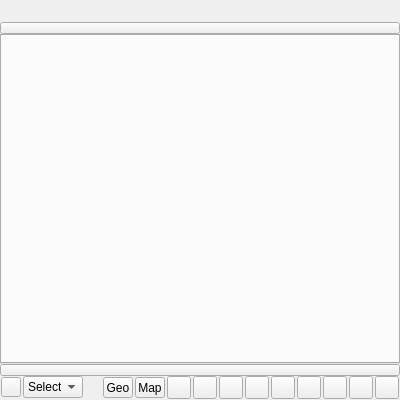
<?xml version="1.0" encoding="UTF-8"?>
<ui version="4.0">
 <class>LocusPickerWindow</class>
 <widget class="QMainWindow" name="LocusPickerWindow">
  <property name="geometry">
   <rect>
    <x>0</x>
    <y>0</y>
    <width>400</width>
    <height>400</height>
   </rect>
  </property>
  <property name="minimumSize">
   <size>
    <width>120</width>
    <height>120</height>
   </size>
  </property>
  <property name="windowTitle">
   <string>LOCUS Picker Master UI</string>
  </property>
  <property name="styleSheet">
   <string notr="true">/*QToolBar::separator {	width: 1px; }*/
QToolBar { padding: 1px; }
QTootip { padding: 0px; }
</string>
  </property>
  <widget class="QWidget" name="centralwidget">
   <property name="sizePolicy">
    <sizepolicy hsizetype="Ignored" vsizetype="Ignored">
     <horstretch>0</horstretch>
     <verstretch>0</verstretch>
    </sizepolicy>
   </property>
   <layout class="QVBoxLayout" name="verticalLayout">
    <property name="margin">
     <number>0</number>
    </property>
    <item>
     <widget class="QStackedWidget" name="stackedWidget">
      <property name="currentIndex">
       <number>0</number>
      </property>
      <widget class="QWidget" name="mainPage">
       <layout class="QVBoxLayout" name="mainPage_layout">
        <property name="spacing">
         <number>0</number>
        </property>
        <property name="margin">
         <number>0</number>
        </property>
        <item>
         <widget class="QToolBar" name="upperToolBar">
          <property name="contextMenuPolicy">
           <enum>Qt::PreventContextMenu</enum>
          </property>
          <property name="windowTitle">
           <string>upperToolBar</string>
          </property>
          <property name="movable">
           <bool>false</bool>
          </property>
          <property name="allowedAreas">
           <set>Qt::TopToolBarArea</set>
          </property>
          <property name="iconSize">
           <size>
            <width>16</width>
            <height>16</height>
           </size>
          </property>
          <property name="floatable">
           <bool>false</bool>
          </property>
         </widget>
        </item>
        <item>
         <widget class="QToolBar" name="lowerToolBar">
          <property name="contextMenuPolicy">
           <enum>Qt::PreventContextMenu</enum>
          </property>
          <property name="windowTitle">
           <string>lowerToolBar</string>
          </property>
          <property name="movable">
           <bool>false</bool>
          </property>
          <property name="allowedAreas">
           <set>Qt::TopToolBarArea</set>
          </property>
          <property name="iconSize">
           <size>
            <width>32</width>
            <height>32</height>
           </size>
          </property>
          <property name="floatable">
           <bool>false</bool>
          </property>
         </widget>
        </item>
        <item>
         <layout class="QHBoxLayout" name="topMenuToggle_layout">
          <property name="margin">
           <number>0</number>
          </property>
          <item>
           <widget class="QToolButton" name="topMenuToggleButton">
            <property name="sizePolicy">
             <sizepolicy hsizetype="Expanding" vsizetype="Fixed">
              <horstretch>0</horstretch>
              <verstretch>0</verstretch>
             </sizepolicy>
            </property>
            <property name="minimumSize">
             <size>
              <width>0</width>
              <height>12</height>
             </size>
            </property>
            <property name="maximumSize">
             <size>
              <width>16777215</width>
              <height>12</height>
             </size>
            </property>
            <property name="focusPolicy">
             <enum>Qt::NoFocus</enum>
            </property>
            <property name="toolTip">
             <string>Toggle Upper Menu:
To show or hide upper menu, click it.</string>
            </property>
            <property name="iconSize">
             <size>
              <width>8</width>
              <height>8</height>
             </size>
            </property>
            <property name="toolButtonStyle">
             <enum>Qt::ToolButtonIconOnly</enum>
            </property>
           </widget>
          </item>
         </layout>
        </item>
        <item>
         <widget class="QWidget" name="tabContainWidget" native="true">
          <layout class="QVBoxLayout" name="tabContainLayout">
           <property name="spacing">
            <number>0</number>
           </property>
           <property name="margin">
            <number>0</number>
           </property>
           <item>
            <widget class="QTabWidget" name="tabWidget">
             <property name="acceptDrops">
              <bool>true</bool>
             </property>
            </widget>
           </item>
          </layout>
         </widget>
        </item>
        <item>
         <layout class="QHBoxLayout" name="bottomMenuToggle_layout">
          <property name="margin">
           <number>0</number>
          </property>
          <item>
           <widget class="QToolButton" name="bottomMenuToggleButton">
            <property name="sizePolicy">
             <sizepolicy hsizetype="Expanding" vsizetype="Fixed">
              <horstretch>0</horstretch>
              <verstretch>0</verstretch>
             </sizepolicy>
            </property>
            <property name="minimumSize">
             <size>
              <width>0</width>
              <height>12</height>
             </size>
            </property>
            <property name="maximumSize">
             <size>
              <width>16777215</width>
              <height>12</height>
             </size>
            </property>
            <property name="focusPolicy">
             <enum>Qt::NoFocus</enum>
            </property>
            <property name="toolTip">
             <string>Toggle Lower Menu:
To show or hide lower menu, click it.</string>
            </property>
           </widget>
          </item>
         </layout>
        </item>
        <item>
         <widget class="QWidget" name="bottomMenuWidget" native="true">
          <layout class="QHBoxLayout" name="bottomMenuLayout">
           <property name="spacing">
            <number>2</number>
           </property>
           <property name="leftMargin">
            <number>1</number>
           </property>
           <property name="topMargin">
            <number>0</number>
           </property>
           <property name="rightMargin">
            <number>1</number>
           </property>
           <property name="bottomMargin">
            <number>1</number>
           </property>
           <item>
            <widget class="QPushButton" name="colorButton">
             <property name="minimumSize">
              <size>
               <width>20</width>
               <height>20</height>
              </size>
             </property>
             <property name="maximumSize">
              <size>
               <width>20</width>
               <height>20</height>
              </size>
             </property>
             <property name="toolTip">
              <string>To create a new button, drag and drop onto map. 
To create multi buttons horizontally, hold Alt and drag. 
To create multi buttons vertically, hold Ctrl and drag.
To create multi buttons by a captured view from the camera, hold Ctrl+Alt and drag.
-------------------------------------------------------------------------
To change Color, click this.
If click with holding Ctrl, you can use predefined palette.</string>
             </property>
            </widget>
           </item>
           <item>
            <widget class="QComboBox" name="commandTypeComboBox">
             <property name="minimumSize">
              <size>
               <width>60</width>
               <height>0</height>
              </size>
             </property>
             <property name="maximumSize">
              <size>
               <width>60</width>
               <height>16777215</height>
              </size>
             </property>
             <property name="toolTip">
              <string>Select a designated command</string>
             </property>
             <item>
              <property name="text">
               <string>Select</string>
              </property>
             </item>
             <item>
              <property name="text">
               <string>Reset</string>
              </property>
             </item>
             <item>
              <property name="text">
               <string>Key</string>
              </property>
             </item>
             <item>
              <property name="text">
               <string>Toggle</string>
              </property>
             </item>
             <item>
              <property name="text">
               <string>Range</string>
              </property>
             </item>
             <item>
              <property name="text">
               <string>Pose</string>
              </property>
             </item>
            </widget>
           </item>
           <item>
            <spacer name="horizontalSpacer_3">
             <property name="orientation">
              <enum>Qt::Horizontal</enum>
             </property>
             <property name="sizeHint" stdset="0">
              <size>
               <width>40</width>
               <height>20</height>
              </size>
             </property>
            </spacer>
           </item>
           <item>
            <widget class="QToolButton" name="geo_toolButton">
             <property name="minimumSize">
              <size>
               <width>30</width>
               <height>0</height>
              </size>
             </property>
             <property name="maximumSize">
              <size>
               <width>30</width>
               <height>16777215</height>
              </size>
             </property>
             <property name="focusPolicy">
              <enum>Qt::NoFocus</enum>
             </property>
             <property name="toolTip">
              <string>Map to Geo:
To convert current map to geo, click.</string>
             </property>
             <property name="text">
              <string>Geo</string>
             </property>
            </widget>
           </item>
           <item>
            <widget class="QToolButton" name="map_toolButton">
             <property name="minimumSize">
              <size>
               <width>30</width>
               <height>0</height>
              </size>
             </property>
             <property name="maximumSize">
              <size>
               <width>30</width>
               <height>16777215</height>
              </size>
             </property>
             <property name="focusPolicy">
              <enum>Qt::NoFocus</enum>
             </property>
             <property name="toolTip">
              <string>Geo to Map:
To transfer geo buttons to map, click.</string>
             </property>
             <property name="text">
              <string>Map</string>
             </property>
            </widget>
           </item>
           <item>
            <widget class="QToolButton" name="bringFront_Button">
             <property name="focusPolicy">
              <enum>Qt::NoFocus</enum>
             </property>
             <property name="toolTip">
              <string>Bring selected buttons to front</string>
             </property>
             <property name="icon">
              <iconset resource="resources.qrc">
               <normaloff>:/bringFront</normaloff>:/bringFront</iconset>
             </property>
            </widget>
           </item>
           <item>
            <widget class="QToolButton" name="bringToForward_Button">
             <property name="focusPolicy">
              <enum>Qt::NoFocus</enum>
             </property>
             <property name="toolTip">
              <string>Bring selected buttons forward</string>
             </property>
             <property name="icon">
              <iconset resource="resources.qrc">
               <normaloff>:/bringForward</normaloff>:/bringForward</iconset>
             </property>
            </widget>
           </item>
           <item>
            <widget class="QToolButton" name="sendToBackward_Button">
             <property name="focusPolicy">
              <enum>Qt::NoFocus</enum>
             </property>
             <property name="toolTip">
              <string>Send selected buttons backward</string>
             </property>
             <property name="icon">
              <iconset resource="resources.qrc">
               <normaloff>:/sendBackward</normaloff>:/sendBackward</iconset>
             </property>
            </widget>
           </item>
           <item>
            <widget class="QToolButton" name="sendBack_Button">
             <property name="focusPolicy">
              <enum>Qt::NoFocus</enum>
             </property>
             <property name="toolTip">
              <string>Send selected buttons to back</string>
             </property>
             <property name="icon">
              <iconset resource="resources.qrc">
               <normaloff>:/sendBack</normaloff>:/sendBack</iconset>
             </property>
            </widget>
           </item>
           <item>
            <widget class="QToolButton" name="alignHorizontal_Button">
             <property name="focusPolicy">
              <enum>Qt::NoFocus</enum>
             </property>
             <property name="toolTip">
              <string>Align Horizontal:
To align items horizontally, select items and click.</string>
             </property>
             <property name="icon">
              <iconset resource="resources.qrc">
               <normaloff>:/alignVCenter</normaloff>:/alignVCenter</iconset>
             </property>
            </widget>
           </item>
           <item>
            <widget class="QToolButton" name="alignVertical_Button">
             <property name="focusPolicy">
              <enum>Qt::NoFocus</enum>
             </property>
             <property name="toolTip">
              <string>Align Vertical:
To align items vertically, select items and click.</string>
             </property>
             <property name="icon">
              <iconset resource="resources.qrc">
               <normaloff>:/alignHCenter</normaloff>:/alignHCenter</iconset>
             </property>
            </widget>
           </item>
           <item>
            <widget class="QToolButton" name="averageGapX_Button">
             <property name="focusPolicy">
              <enum>Qt::NoFocus</enum>
             </property>
             <property name="toolTip">
              <string>Average Gap Horizontal:
To locate items with equal horizontal space, select geo buttons and click.</string>
             </property>
             <property name="icon">
              <iconset resource="resources.qrc">
               <normaloff>:/avgGapX</normaloff>:/avgGapX</iconset>
             </property>
            </widget>
           </item>
           <item>
            <widget class="QToolButton" name="averageGapY_Button">
             <property name="focusPolicy">
              <enum>Qt::NoFocus</enum>
             </property>
             <property name="toolTip">
              <string>Average Gap Vertical:
To locate items with equal vertical space, select geo buttons and click.</string>
             </property>
             <property name="icon">
              <iconset resource="resources.qrc">
               <normaloff>:/avgGapY</normaloff>:/avgGapY</iconset>
             </property>
            </widget>
           </item>
           <item>
            <widget class="QToolButton" name="toolBox_button">
             <property name="focusPolicy">
              <enum>Qt::NoFocus</enum>
             </property>
             <property name="toolTip">
              <string>Click to show tools dialog.
This would give more options to manage.</string>
             </property>
             <property name="icon">
              <iconset resource="resources.qrc">
               <normaloff>:/tool</normaloff>:/tool</iconset>
             </property>
            </widget>
           </item>
          </layout>
         </widget>
        </item>
       </layout>
      </widget>
      <widget class="QWidget" name="initPage">
       <layout class="QVBoxLayout" name="initPage_layout">
        <property name="spacing">
         <number>2</number>
        </property>
        <property name="margin">
         <number>2</number>
        </property>
        <item>
         <layout class="QHBoxLayout" name="horizontalLayout">
          <property name="spacing">
           <number>0</number>
          </property>
          <property name="margin">
           <number>0</number>
          </property>
          <item>
           <widget class="QToolButton" name="info_button">
            <property name="icon">
             <iconset resource="resources.qrc">
              <normaloff>:/infoDocu</normaloff>:/infoDocu</iconset>
            </property>
            <property name="autoRaise">
             <bool>true</bool>
            </property>
           </widget>
          </item>
          <item>
           <widget class="QLabel" name="label">
            <property name="font">
             <font>
              <italic>true</italic>
             </font>
            </property>
            <property name="text">
             <string>To view help, hover the mouse over</string>
            </property>
            <property name="alignment">
             <set>Qt::AlignCenter</set>
            </property>
           </widget>
          </item>
         </layout>
        </item>
        <item>
         <widget class="QLabel" name="type_label">
          <property name="minimumSize">
           <size>
            <width>0</width>
            <height>40</height>
           </size>
          </property>
          <property name="maximumSize">
           <size>
            <width>16777215</width>
            <height>40</height>
           </size>
          </property>
          <property name="font">
           <font>
            <weight>75</weight>
            <bold>true</bold>
           </font>
          </property>
          <property name="styleSheet">
           <string notr="true">background-color: #111;</string>
          </property>
          <property name="text">
           <string>---- CREATE NEW MAP ----</string>
          </property>
          <property name="alignment">
           <set>Qt::AlignCenter</set>
          </property>
         </widget>
        </item>
        <item>
         <widget class="QWidget" name="name_widget" native="true">
          <property name="toolTip">
           <string>To create a new map,
1. Type in a group name in the 1st field,
2. Type in a map name in the 2nd field, such as &quot;Body&quot; or &quot;Facial&quot;.</string>
          </property>
          <layout class="QGridLayout" name="name_layout">
           <property name="leftMargin">
            <number>6</number>
           </property>
           <property name="topMargin">
            <number>3</number>
           </property>
           <property name="rightMargin">
            <number>6</number>
           </property>
           <property name="bottomMargin">
            <number>3</number>
           </property>
           <property name="horizontalSpacing">
            <number>6</number>
           </property>
           <property name="verticalSpacing">
            <number>3</number>
           </property>
           <item row="1" column="0">
            <widget class="QLabel" name="label_3">
             <property name="text">
              <string>Map Name :</string>
             </property>
             <property name="alignment">
              <set>Qt::AlignRight|Qt::AlignTrailing|Qt::AlignVCenter</set>
             </property>
            </widget>
           </item>
           <item row="0" column="1">
            <widget class="QLineEdit" name="characterName_lineEdit"/>
           </item>
           <item row="0" column="0">
            <widget class="QLabel" name="label_2">
             <property name="text">
              <string>Group Name :</string>
             </property>
             <property name="alignment">
              <set>Qt::AlignRight|Qt::AlignTrailing|Qt::AlignVCenter</set>
             </property>
            </widget>
           </item>
           <item row="1" column="1">
            <widget class="QLineEdit" name="subSetName_lineEdit"/>
           </item>
          </layout>
         </widget>
        </item>
        <item>
         <widget class="QWidget" name="BGoption_widget" native="true">
          <property name="toolTip">
           <string>Select a button to set image or color only to background.
To use a background image,
1. Check on &quot;Use BG image&quot;,
2. To select an image file, click on icon or type the path in.</string>
          </property>
          <layout class="QHBoxLayout" name="BGoption_layout">
           <property name="leftMargin">
            <number>18</number>
           </property>
           <property name="topMargin">
            <number>1</number>
           </property>
           <property name="rightMargin">
            <number>1</number>
           </property>
           <property name="bottomMargin">
            <number>1</number>
           </property>
           <item>
            <widget class="QRadioButton" name="useBGimage_radioButton">
             <property name="text">
              <string>Use BG image</string>
             </property>
            </widget>
           </item>
           <item>
            <widget class="QRadioButton" name="BGcolorOnly_radioButton">
             <property name="text">
              <string>BG color only</string>
             </property>
             <property name="checked">
              <bool>true</bool>
             </property>
            </widget>
           </item>
           <item>
            <spacer name="horizontalSpacer">
             <property name="orientation">
              <enum>Qt::Horizontal</enum>
             </property>
             <property name="sizeHint" stdset="0">
              <size>
               <width>40</width>
               <height>20</height>
              </size>
             </property>
            </spacer>
           </item>
          </layout>
         </widget>
        </item>
        <item>
         <widget class="QWidget" name="bgColorWidget" native="true">
          <property name="toolTip">
           <string>To change background color, click on the color swatch.
Or you can move the slider to change &quot;value&quot; of the color.</string>
          </property>
          <layout class="QHBoxLayout" name="bgColor_layout">
           <property name="spacing">
            <number>2</number>
           </property>
           <property name="leftMargin">
            <number>28</number>
           </property>
           <property name="topMargin">
            <number>0</number>
           </property>
           <property name="rightMargin">
            <number>0</number>
           </property>
           <property name="bottomMargin">
            <number>0</number>
           </property>
           <item>
            <widget class="QLabel" name="label_4">
             <property name="text">
              <string>BG Color</string>
             </property>
            </widget>
           </item>
           <item>
            <widget class="QPushButton" name="bgColor_button">
             <property name="minimumSize">
              <size>
               <width>20</width>
               <height>20</height>
              </size>
             </property>
             <property name="maximumSize">
              <size>
               <width>20</width>
               <height>20</height>
              </size>
             </property>
            </widget>
           </item>
           <item>
            <widget class="QSlider" name="bgColorValue_slider">
             <property name="maximum">
              <number>255</number>
             </property>
             <property name="value">
              <number>255</number>
             </property>
             <property name="orientation">
              <enum>Qt::Horizontal</enum>
             </property>
            </widget>
           </item>
          </layout>
         </widget>
        </item>
        <item>
         <widget class="QWidget" name="bgImageWidget" native="true">
          <property name="enabled">
           <bool>false</bool>
          </property>
          <layout class="QHBoxLayout" name="bgImage_layout">
           <property name="spacing">
            <number>2</number>
           </property>
           <property name="leftMargin">
            <number>28</number>
           </property>
           <property name="topMargin">
            <number>0</number>
           </property>
           <property name="rightMargin">
            <number>0</number>
           </property>
           <property name="bottomMargin">
            <number>0</number>
           </property>
           <item>
            <widget class="QLabel" name="label_5">
             <property name="text">
              <string>BG Image</string>
             </property>
            </widget>
           </item>
           <item>
            <widget class="QLineEdit" name="bgImagePath_lineEdit"/>
           </item>
           <item>
            <widget class="QToolButton" name="bgImagePathBrowse_button">
             <property name="minimumSize">
              <size>
               <width>20</width>
               <height>20</height>
              </size>
             </property>
             <property name="maximumSize">
              <size>
               <width>20</width>
               <height>20</height>
              </size>
             </property>
             <property name="icon">
              <iconset resource="resources.qrc">
               <normaloff>:/open</normaloff>
               <disabledoff>:/open_disabled</disabledoff>:/open</iconset>
             </property>
             <property name="autoRaise">
              <bool>true</bool>
             </property>
            </widget>
           </item>
           <item>
            <widget class="QToolButton" name="bgSnapshot_button">
             <property name="minimumSize">
              <size>
               <width>20</width>
               <height>20</height>
              </size>
             </property>
             <property name="maximumSize">
              <size>
               <width>20</width>
               <height>20</height>
              </size>
             </property>
             <property name="autoRaise">
              <bool>true</bool>
             </property>
            </widget>
           </item>
          </layout>
         </widget>
        </item>
        <item>
         <widget class="QWidget" name="mapSize_widget" native="true">
          <property name="toolTip">
           <string>To set map size, type value in width or height field.</string>
          </property>
          <layout class="QHBoxLayout" name="mapSize_layout">
           <property name="spacing">
            <number>2</number>
           </property>
           <property name="leftMargin">
            <number>28</number>
           </property>
           <property name="topMargin">
            <number>0</number>
           </property>
           <property name="rightMargin">
            <number>0</number>
           </property>
           <property name="bottomMargin">
            <number>0</number>
           </property>
           <item>
            <widget class="QLabel" name="label_6">
             <property name="text">
              <string>Map Size</string>
             </property>
            </widget>
           </item>
           <item>
            <widget class="QLabel" name="label_7">
             <property name="text">
              <string>Width :</string>
             </property>
             <property name="indent">
              <number>15</number>
             </property>
            </widget>
           </item>
           <item>
            <widget class="QSpinBox" name="mapWidth_spinBox">
             <property name="buttonSymbols">
              <enum>QAbstractSpinBox::NoButtons</enum>
             </property>
             <property name="minimum">
              <number>120</number>
             </property>
             <property name="maximum">
              <number>9999</number>
             </property>
             <property name="value">
              <number>400</number>
             </property>
            </widget>
           </item>
           <item>
            <widget class="QLabel" name="mapWidth_spinBox_2">
             <property name="text">
              <string>Height :</string>
             </property>
             <property name="indent">
              <number>15</number>
             </property>
            </widget>
           </item>
           <item>
            <widget class="QSpinBox" name="mapHeight_spinBox">
             <property name="buttonSymbols">
              <enum>QAbstractSpinBox::NoButtons</enum>
             </property>
             <property name="minimum">
              <number>120</number>
             </property>
             <property name="maximum">
              <number>9999</number>
             </property>
             <property name="value">
              <number>400</number>
             </property>
            </widget>
           </item>
           <item>
            <spacer name="horizontalSpacer_2">
             <property name="orientation">
              <enum>Qt::Horizontal</enum>
             </property>
             <property name="sizeHint" stdset="0">
              <size>
               <width>40</width>
               <height>20</height>
              </size>
             </property>
            </spacer>
           </item>
          </layout>
         </widget>
        </item>
        <item>
         <spacer name="verticalSpacer">
          <property name="orientation">
           <enum>Qt::Vertical</enum>
          </property>
          <property name="sizeHint" stdset="0">
           <size>
            <width>20</width>
            <height>0</height>
           </size>
          </property>
         </spacer>
        </item>
        <item>
         <layout class="QHBoxLayout" name="horizontalLayout_2">
          <item>
           <widget class="QPushButton" name="initDo_button">
            <property name="sizePolicy">
             <sizepolicy hsizetype="Minimum" vsizetype="Fixed">
              <horstretch>0</horstretch>
              <verstretch>30</verstretch>
             </sizepolicy>
            </property>
            <property name="minimumSize">
             <size>
              <width>0</width>
              <height>30</height>
             </size>
            </property>
            <property name="maximumSize">
             <size>
              <width>16777215</width>
              <height>30</height>
             </size>
            </property>
            <property name="styleSheet">
             <string notr="true">QPushButton
{
	background-color: #55bef2;
	color: black;
}</string>
            </property>
            <property name="text">
             <string>Create New Map</string>
            </property>
           </widget>
          </item>
          <item>
           <widget class="QPushButton" name="initFileDo_button">
            <property name="minimumSize">
             <size>
              <width>0</width>
              <height>30</height>
             </size>
            </property>
            <property name="maximumSize">
             <size>
              <width>16777215</width>
              <height>30</height>
             </size>
            </property>
            <property name="styleSheet">
             <string notr="true">QPushButton
{
	background-color: #55bef2;
	color: black;
}</string>
            </property>
            <property name="text">
             <string>Import Map File</string>
            </property>
           </widget>
          </item>
         </layout>
        </item>
        <item>
         <widget class="QPushButton" name="initCancel_button">
          <property name="sizePolicy">
           <sizepolicy hsizetype="Minimum" vsizetype="Fixed">
            <horstretch>0</horstretch>
            <verstretch>30</verstretch>
           </sizepolicy>
          </property>
          <property name="minimumSize">
           <size>
            <width>0</width>
            <height>30</height>
           </size>
          </property>
          <property name="maximumSize">
           <size>
            <width>16777215</width>
            <height>30</height>
           </size>
          </property>
          <property name="styleSheet">
           <string notr="true">QPushButton
{
	background-color: #f26f55;
	color: black;
}
</string>
          </property>
          <property name="text">
           <string>Cancel</string>
          </property>
         </widget>
        </item>
       </layout>
      </widget>
     </widget>
    </item>
   </layout>
  </widget>
 </widget>
 <resources>
  <include location="resources.qrc"/>
 </resources>
 <connections>
  <connection>
   <sender>useBGimage_radioButton</sender>
   <signal>toggled(bool)</signal>
   <receiver>bgImageWidget</receiver>
   <slot>setEnabled(bool)</slot>
   <hints>
    <hint type="sourcelabel">
     <x>105</x>
     <y>132</y>
    </hint>
    <hint type="destinationlabel">
     <x>23</x>
     <y>185</y>
    </hint>
   </hints>
  </connection>
 </connections>
</ui>
